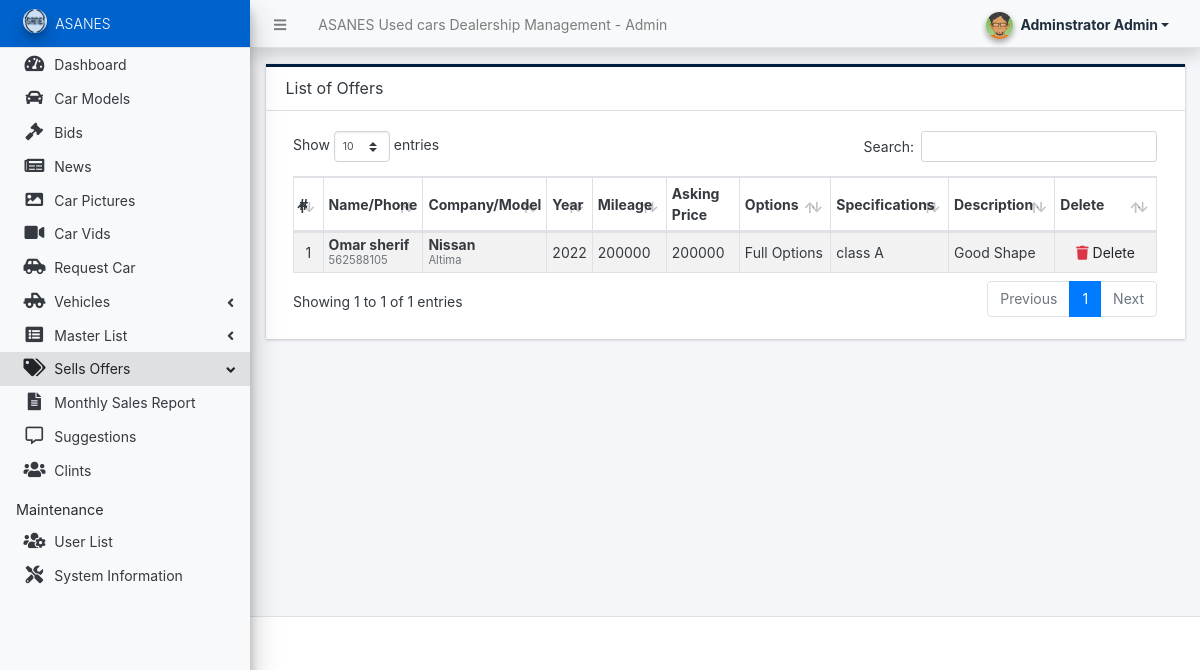
Page /admin/?page=sellsoffers (signed in) on the committed database.
### tables this page shows
CREATE TABLE `sellsoffers` (
  `ID` int(11) NOT NULL,
  `Name` varchar(100) NOT NULL,
  `Phone` int(25) NOT NULL,
  `Company` varchar(25) NOT NULL,
  `Model` varchar(25) NOT NULL,
  `Year` int(4) NOT NULL,
  `Mileage` int(15) NOT NULL,
  `AskingPrice` int(15) NOT NULL,
  `Options` varchar(500) NOT NULL,
  `Specifications` varchar(500) NOT NULL,
  `Description` varchar(500) NOT NULL
);

### admin/sellsoffers/index.php (the view, shortened to what this page needs)
<div class="card card-outline rounded-0 card-navy">
	<div class="card-header">
		<h3 class="card-title">List of Offers</h3>
	</div>
	<div class="card-body">
        <div class="container-fluid">
			<table class="table table-hover table-striped table-bordered" id="list">
				<colgroup>
					<col width="5%">
					<col width="10%">
					<col width="10%">
					<col width="5%">
					<col width="10%">
					<col width="10%">
					<col width="15%">
					<col width="15%">
					<col width="15%">
					<col width="5%">
				</colgroup>
				<thead>
					<tr>
						<th>#</th>
						<th>Name/Phone</th>
						<th>Company/Model</th>
						<th>Year</th>
						<th>Mileage</th>
						<th>Asking Price</th>
						<th>Options</th>
						<th>Specifications</th>
						<th>Description</th>
						<th>Delete</th>
					</tr>
				</thead>
				<tbody>
					<?php
					$i = 1;
						$qry = $conn->query("SELECT * from  sellsoffers");
						while($row = $qry->fetch_assoc()):
					?>
						<tr>
							<td class="text-center"><?php echo $i++; ?></td>
							<td class="">
								<div style="line-height:1em">
									<div><b><?= $row['Name'] ?></b></div>
									<div><small class="text-muted"><?= $row['Phone'] ?></small></div>
								</div>
							</td>
							<td class="">
								<div style="line-height:1em">
									<div><b><?= $row['Company'] ?></b></div>
									<div><small class="text-muted"><?= $row['Model'] ?></small></div>
								</div>
							</td>
							<td class=""><?= $row['Year'] ?></td>
							<td class=""><?= $row['Mileage'] ?></td>
							<td class=""><?= $row['AskingPrice'] ?></td>
							<td class=""><?= $row['Options'] ?></td>
							<td class=""><?= $row['Specifications'] ?></td>
							<td class=""><?= $row['Description'] ?></td>
							<td align="center">
				                    <a class="dropdown-item delete_data" href="javascript:void(0)" data-id="<?php echo $row['ID'] ?>"><span class="fa fa-trash text-danger"></span> Delete</a>
							</td>
						</tr>
					<?php endwhile; ?>
				</tbody>
			</table>
		</div>
	</div>
</div>

### rows in the picture
sellsoffers: Name "Omar sherif", Phone "562588105", Company "Nissan", Model "Altima", Year "2022", Mileage "200000", AskingPrice "200000", Options "Full Options", Specifications "class A", Description "Good Shape"

### other values in the picture
$_settings->info('name') "ASANES Used cars Dealership Management"
$_settings->userdata('firstname').' '.$_settings->userdata('lastname') "Adminstrator Admin"
$_settings->info('short_name') "ASANES"
